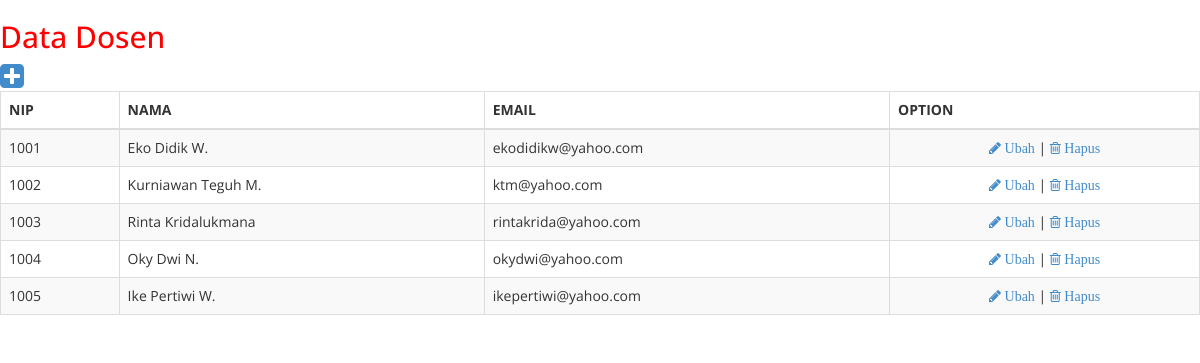
The page /datadosen.php on the database its author committed.
### tables this page shows
CREATE TABLE `dosen` (
  `nip` varchar(15) NOT NULL,
  `nama` varchar(30) NOT NULL,
  `email` varchar(20) NOT NULL
);

### datadosen.php (the view, shortened to what this page needs)
<!DOCTYPE html>
<html>
<head>
	<link rel="stylesheet" href="css/style.css" media="screen" type="text/css" />
    <link href="assets/css/bootstrap.css" rel="stylesheet" />
    <link href="assets/css/font-awesome.css" rel="stylesheet" />
    <link href="assets/css/custom.css" rel="stylesheet" />
</head>
<body>
    <div class="row">
        <div class="col-md-12">
			<h2>Data Dosen</h2>
        </div>
    </div>
	<div class="row">
        <div class="col-md-12">
			<table class="table table-striped table-bordered " id="dataTables-example">
				<thead>
					<tr>
						<th>NIP</th>
						<th>NAMA</th>
						<th>EMAIL</th>
						<th>OPTION</th>
					</tr>
				</thead>
				<tbody>
<?php
					$query = "SELECT * FROM dosen";
					$result = mysql_query($query);
					while($row = mysql_fetch_array($result))
					{
				?>
					<tr>
						<td><?php echo $row['nip'] ?></td>
						<td><?php echo $row['nama'] ?></td>
						<td><?php echo $row['email'] ?></td>
						<td align="center">
							<a class='fa fa-pencil' href='ubahdosen.php?id=<?php echo $row['nip'] ?> '> Ubah</a> |
							<a class='fa fa-trash-o' href='hapusdosen.php?&id=<?php echo $row['nip'] ?> '> Hapus </a>
						</td>
					</tr>
				<?php } ?>
				</tbody>
				<a class='fa fa-plus-square fa-2x' href='tambahdosen.php'></a>
			</table>
 </div>
    </div>
</body>
</html>

### css/style.css (style rules this page uses)
* { -moz-box-sizing: border-box; box-sizing: border-box; }
*:before, *:after { -moz-box-sizing: border-box; box-sizing: border-box; }
body { background: #212121; color: #606468; font: 87.5%/1.5em 'Open Sans', sans-serif; margin: 0; }
a { color: #000; text-decoration: none; }

### assets/css/custom.css (style rules this page uses)
body { font-family: 'Open Sans', sans-serif; }
h2 { color: #f00; }

### rows shown on the page
dosen: nip "1001", nama "Eko Didik W.", email "ekodidikw@yahoo.com"
dosen: nip "1002", nama "Kurniawan Teguh M.", email "ktm@yahoo.com"
dosen: nip "1003", nama "Rinta Kridalukmana", email "rintakrida@yahoo.com"
dosen: nip "1004", nama "Oky Dwi N.", email "okydwi@yahoo.com"
dosen: nip "1005", nama "Ike Pertiwi W.", email "ikepertiwi@yahoo.com"
